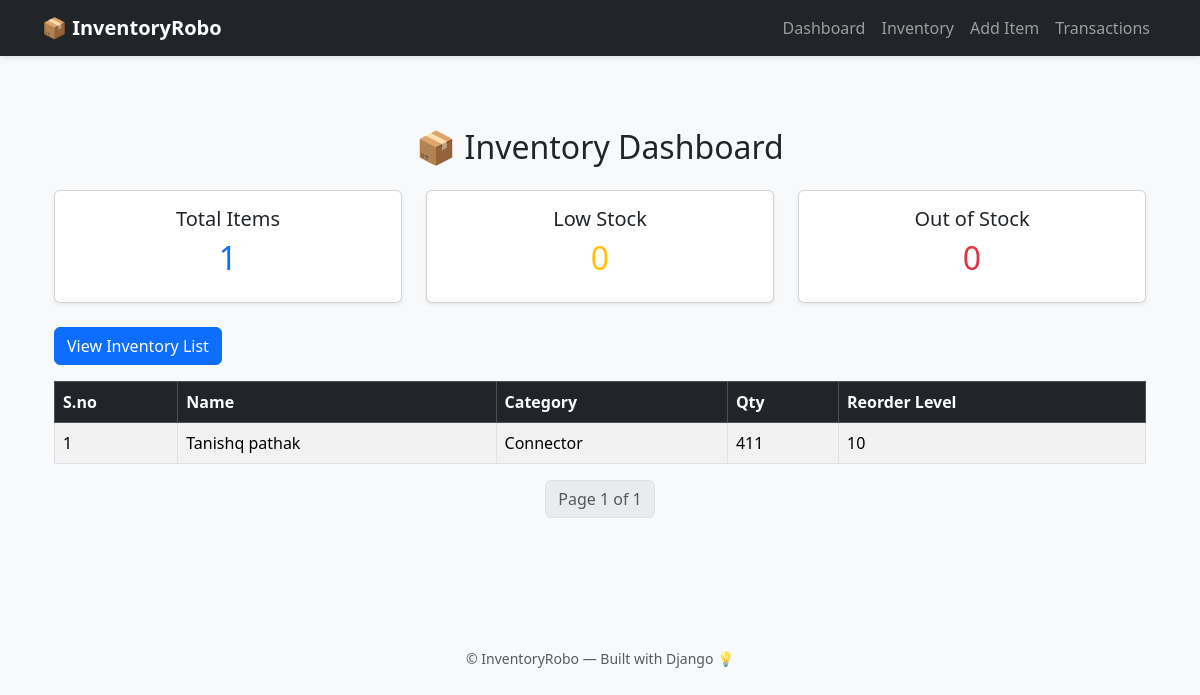
Before: / with the older database file.
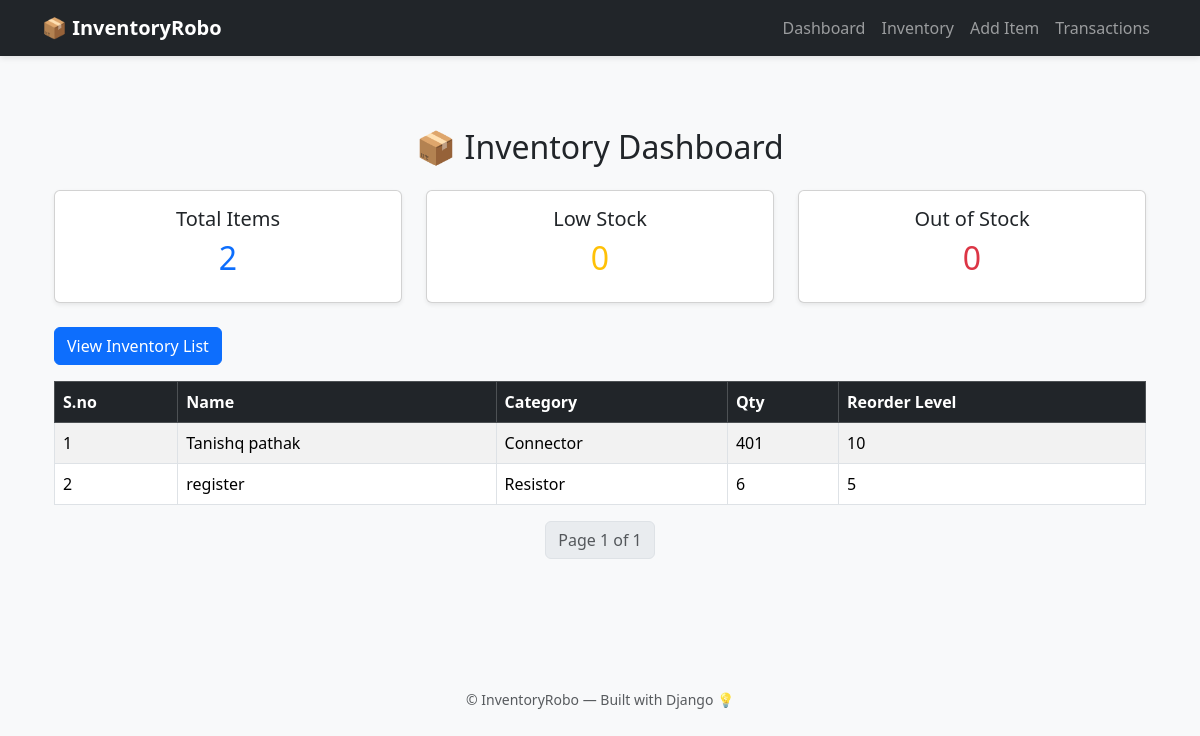
After: the same page with the newer database file.
### inventory/models.py (models this page shows, shortened)
class Item(models.Model):
    CATEGORY_CHOICES = [
        ('Sensor', 'Sensor'),
        ('Connector', 'Connector'),
        ('Resistor', 'Resistor'),
        ('Microcontroller', 'Microcontroller'),
        ('Other', 'Other'),
    ]
    serial_no = models.PositiveIntegerField(unique=True, blank=True, null=True)
    name = models.CharField(max_length=100)
    category = models.CharField(max_length=50, choices=CATEGORY_CHOICES)
    custom_category = models.CharField(max_length=100, blank=True, null=True)
    quantity = models.PositiveIntegerField(default=0)
    reorder_level = models.PositiveIntegerField(default=5)
    unit_price = models.DecimalField(max_digits=10, decimal_places=2)
    supplier = models.CharField(max_length=100, blank=True, null=True)
    location = models.CharField(max_length=100, blank=True, null=True)
    description = models.TextField(blank=True, null=True)
    created_at = models.DateTimeField(auto_now_add=True)

### inventory/views.py (the view)
# urls.py: path('', views.dashboard, name='dashboard'),
def dashboard(request):
    total_items = Item.objects.count()
    low_stock = Item.objects.filter(quantity__lte=F('reorder_level')).count()
    out_stock = Item.objects.filter(quantity=0).count()
    items = Item.objects.all().order_by('serial_no')
    paginator = Paginator(items, 10)  # 10 items per page
    page_number = request.GET.get('page')
    page_obj = paginator.get_page(page_number)
    context = {
        'total_items': total_items,
        'low_stock': low_stock,
        'out_stock': out_stock,
        'items': items,
        'PREDEFINED_CATEGORIES': PREDEFINED_CATEGORIES,
        'page_obj': page_obj,
    }
    return render(request, 'inventory/dashboard.html', context)

### inventory/templates/inventory/dashboard.html (shortened to what this page needs)
{% extends 'inventory/base.html' %}
{% load static %}
{% block content %}
<div class="container py-5">
    <h2 class="text-center mb-4">📦 Inventory Dashboard</h2>
    <div class="row mb-4 text-center">
        <div class="col-md-4">
            <div class="card shadow-sm p-3">
                <h5>Total Items</h5>
                <h2 class="text-primary">{{ total_items }}</h2>
            </div>
        </div>
        <div class="col-md-4">
            <div class="card shadow-sm p-3">
                <h5>Low Stock</h5>
                <h2 class="text-warning">{{ low_stock }}</h2>
            </div>
        </div>
        <div class="col-md-4">
            <div class="card shadow-sm p-3">
                <h5>Out of Stock</h5>
                <h2 class="text-danger">{{ out_stock }}</h2>
            </div>
        </div>
    </div>
    <a href="{% url 'inventory_list' %}" class="btn btn-primary mb-3">View Inventory List</a>
    <table class="table table-bordered table-striped">
        <thead class="table-dark">
            <tr>
                <th>S.no</th>
                <th>Name</th>
                <th>Category</th>
                <th>Qty</th>
                <th>Reorder Level</th>
            </tr>
        </thead>
        <tbody>
            {% for item in page_obj %}
            <tr>
                <td>{{ item.serial_no }}</td>
                <td>{{ item.name }}</td>
                <td>
                    {% if item.category in PREDEFINED_CATEGORIES %}
                        {{ item.category }}
                    {% else %}
                        {{ item.category }} <span class="badge bg-info text-dark">Custom</span>
                    {% endif %}
                </td>
                <td>{{ item.quantity }}</td>
                <td>{{ item.reorder_level }}</td>
            </tr>
            {% empty %}
            <tr>
                <td colspan="5" class="text-center text-muted">No items available</td>
            </tr>
            {% endfor %}
        </tbody>
    </table>
    <div class="d-flex justify-content-center mt-3">
        <nav>
            <ul class="pagination">
                <li class="page-item disabled">
                    <a class="page-link">Page {{ page_obj.number }} of {{ page_obj.paginator.num_pages }}</a>
                </li>
            </ul>
        </nav>
    </div>
</div>
{% endblock %}

Changed rows visible on the page:
changed Item "Tanishq pathak": quantity "411" → "401"
added Item: serial_no "2", name "register", category "Resistor", quantity "6", reorder_level "5"
Other visible differences:
{{ total_items }}: "1" → "2"
